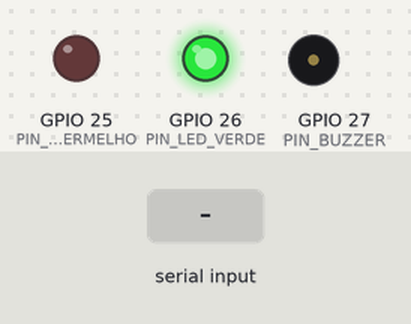
Recording of a sketch running on a simulated ESP32. Parts: output pins drawn as LEDs (lit = HIGH), buzzer (waves = sounding). The inputs (shaded band) are chosen by the test bench. What the sketch prints to the serial monitor is not drawn.

Above: at 2.4 s.
2.5 s: "PERIGOSO\n" received over Serial
At 4.7 s:
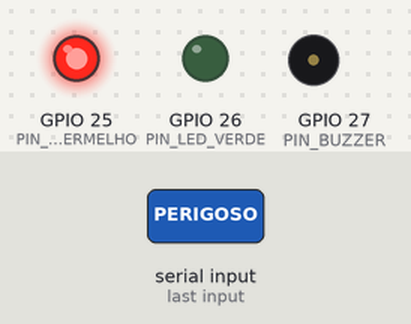
5.5 s: "SEGURO\n" received over Serial
At 5.9 s:
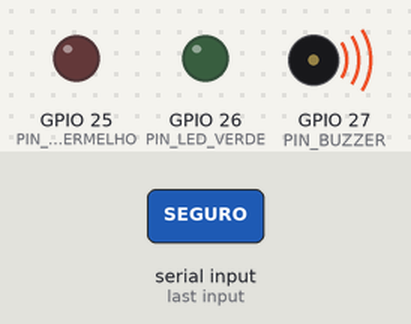
7.5 s: "SEGURO\n" received over Serial
At 7.9 s:
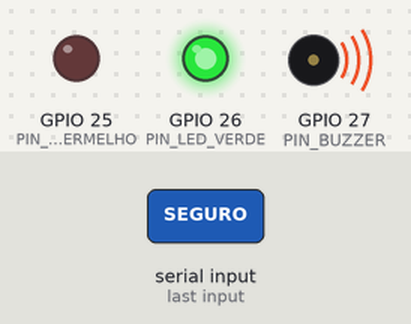
Timing chart, 0 to 10.5 s (numbered marks = the images above; inputs shaded):
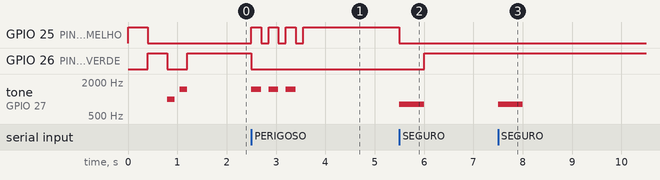

The sketch:

astrorisk_esp32.ino
```cpp
/*
 * AstroRisk — ESP32 Alert System
 * FIAP Global Solution 2026.1
 *
 * Recebe via Serial o resultado da classificação do modelo ML
 * e responde com LED vermelho (PERIGOSO) ou verde (SEGURO) + buzzer.
 *
 * Conexões:
 *   LED Vermelho → GPIO 25 + resistor 220Ω → GND
 *   LED Verde    → GPIO 26 + resistor 220Ω → GND
 *   Buzzer       → GPIO 27 → GND
 *
 * No Serial Monitor: envie PERIGOSO, SEGURO ou RESET
 */

#define PIN_LED_VERMELHO 25
#define PIN_LED_VERDE    26
#define PIN_BUZZER       27

void setup() {
  Serial.begin(115200);

  pinMode(PIN_LED_VERMELHO, OUTPUT);
  pinMode(PIN_LED_VERDE,    OUTPUT);
  pinMode(PIN_BUZZER,       OUTPUT);

  // Sequência de teste ao inicializar
  testeInicializacao();

  // Estado padrão: aguardando
  digitalWrite(PIN_LED_VERDE, HIGH);
  digitalWrite(PIN_LED_VERMELHO, LOW);

  Serial.println("╔══════════════════════════════╗");
  Serial.println("║     ASTRORISK - ESP32        ║");
  Serial.println("║  Sistema inicializado!       ║");
  Serial.println("╚══════════════════════════════╝");
  Serial.println("Digite: PERIGOSO | SEGURO | RESET");
  Serial.println("-------------------------------");
}

void loop() {
  if (Serial.available() > 0) {
    String comando = Serial.readStringUntil('\n');
    comando.trim();
    comando.toUpperCase();

    if (comando == "PERIGOSO") {
      ativarAlertaPerigo();
    } else if (comando == "SEGURO") {
      ativarEstadoSeguro();
    } else if (comando == "RESET") {
      resetEstado();
    } else if (comando.length() > 0) {
      Serial.println("[!] Comando invalido. Use: PERIGOSO | SEGURO | RESET");
    }
  }
}

// ─── Funções ──────────────────────────────────────────────────────────────────

void ativarAlertaPerigo() {
  Serial.println(">>> ALERTA: Asteroide PERIGOSO detectado!");

  digitalWrite(PIN_LED_VERDE, LOW);

  // 3 bipes curtos + LED piscando
  for (int i = 0; i < 3; i++) {
    digitalWrite(PIN_LED_VERMELHO, HIGH);
    tone(PIN_BUZZER, 1500);
    delay(200);
    noTone(PIN_BUZZER);
    digitalWrite(PIN_LED_VERMELHO, LOW);
    delay(150);
  }

  // LED vermelho fixo após os bipes
  digitalWrite(PIN_LED_VERMELHO, HIGH);
  Serial.println(">>> LED VERMELHO ligado. Risco ativo.");
}

void ativarEstadoSeguro() {
  Serial.println(">>> Status: Asteroide SEGURO.");

  digitalWrite(PIN_LED_VERMELHO, LOW);

  // 1 bipe suave
  tone(PIN_BUZZER, 800);
  delay(500);
  noTone(PIN_BUZZER);

  // LED verde fixo
  digitalWrite(PIN_LED_VERDE, HIGH);
  Serial.println(">>> LED VERDE ligado. Sem risco.");
}

void resetEstado() {
  digitalWrite(PIN_LED_VERMELHO, LOW);
  digitalWrite(PIN_LED_VERDE,    LOW);
  noTone(PIN_BUZZER);

  delay(300);

  digitalWrite(PIN_LED_VERDE, HIGH);
  Serial.println(">>> Sistema resetado. Aguardando...");
}

void testeInicializacao() {
  Serial.println(">>> Teste de inicializacao...");

  digitalWrite(PIN_LED_VERMELHO, HIGH);
  delay(400);
  digitalWrite(PIN_LED_VERMELHO, LOW);

  digitalWrite(PIN_LED_VERDE, HIGH);
  delay(400);
  digitalWrite(PIN_LED_VERDE, LOW);

  tone(PIN_BUZZER, 1000);
  delay(150);
  noTone(PIN_BUZZER);
  delay(100);
  tone(PIN_BUZZER, 1500);
  delay(150);
  noTone(PIN_BUZZER);
}
```

Measured:
- after the input at 2.5 s, GPIO 25 (PIN_LED_VERMELHO): alternates HIGH for 0.20 s and LOW for 0.15 s, 7 changes in all, then stays HIGH, starting at once; GPIO 26 (PIN_LED_VERDE): HIGH → LOW at once; tone on GPIO 27 (PIN_BUZZER): alternates 1500 Hz for 0.20 s and silent for 0.15 s, 6 changes in all, then stays silent, starting at once
- after the input at 5.5 s, GPIO 25 (PIN_LED_VERMELHO): HIGH → LOW at once; GPIO 26 (PIN_LED_VERDE): LOW → HIGH after 0.50 s; tone on GPIO 27 (PIN_BUZZER): silent → 800 Hz at once, → silent 0.50 s later
- after the input at 7.5 s, tone on GPIO 27 (PIN_BUZZER): silent → 800 Hz at once, → silent 0.50 s later
